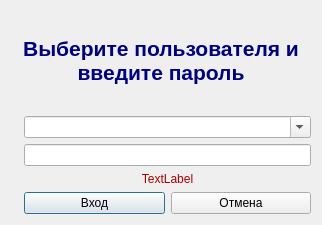
<?xml version="1.0" encoding="UTF-8"?>
<ui version="4.0">
 <class>LoginDialog</class>
 <widget class="QDialog" name="LoginDialog">
  <property name="geometry">
   <rect>
    <x>0</x>
    <y>0</y>
    <width>322</width>
    <height>225</height>
   </rect>
  </property>
  <property name="sizePolicy">
   <sizepolicy hsizetype="Preferred" vsizetype="Preferred">
    <horstretch>0</horstretch>
    <verstretch>0</verstretch>
   </sizepolicy>
  </property>
  <property name="windowTitle">
   <string>Вход в систему</string>
  </property>
  <layout class="QGridLayout" name="gridLayout_2">
   <item row="1" column="1">
    <layout class="QGridLayout" name="gridLayout" columnminimumwidth="0">
     <property name="sizeConstraint">
      <enum>QLayout::SetMinimumSize</enum>
     </property>
     <item row="0" column="0">
      <widget class="QComboBox" name="comboBoxUser">
       <property name="editable">
        <bool>true</bool>
       </property>
       <property name="frame">
        <bool>true</bool>
       </property>
      </widget>
     </item>
     <item row="1" column="0">
      <widget class="QLineEdit" name="lineEditPass">
       <property name="echoMode">
        <enum>QLineEdit::Password</enum>
       </property>
      </widget>
     </item>
     <item row="2" column="0">
      <widget class="QLabel" name="labelInfo">
       <property name="styleSheet">
        <string notr="true">color: rgb(170, 0, 0);
font: 75 12pt &quot;Noto Sans&quot;;</string>
       </property>
       <property name="text">
        <string>TextLabel</string>
       </property>
       <property name="alignment">
        <set>Qt::AlignCenter</set>
       </property>
      </widget>
     </item>
     <item row="3" column="0">
      <layout class="QHBoxLayout" name="horizontalLayout">
       <item>
        <widget class="QPushButton" name="pushButtonLogin">
         <property name="text">
          <string>Вход</string>
         </property>
        </widget>
       </item>
       <item>
        <widget class="QPushButton" name="pushButtonCancel">
         <property name="text">
          <string>Отмена</string>
         </property>
        </widget>
       </item>
      </layout>
     </item>
    </layout>
   </item>
   <item row="1" column="0">
    <widget class="QLabel" name="label_3">
     <property name="text">
      <string/>
     </property>
     <property name="pixmap">
      <pixmap resource="../resource.qrc">:/Picts/users.png</pixmap>
     </property>
    </widget>
   </item>
   <item row="0" column="0" colspan="2">
    <widget class="QLabel" name="label_2">
     <property name="font">
      <font>
       <pointsize>16</pointsize>
       <weight>75</weight>
       <bold>true</bold>
      </font>
     </property>
     <property name="styleSheet">
      <string notr="true">color: rgb(0, 0, 127);</string>
     </property>
     <property name="text">
      <string>Выберите пользователя и введите пароль</string>
     </property>
     <property name="alignment">
      <set>Qt::AlignCenter</set>
     </property>
     <property name="wordWrap">
      <bool>true</bool>
     </property>
    </widget>
   </item>
  </layout>
 </widget>
 <resources>
  <include location="../resource.qrc"/>
 </resources>
 <connections/>
</ui>
